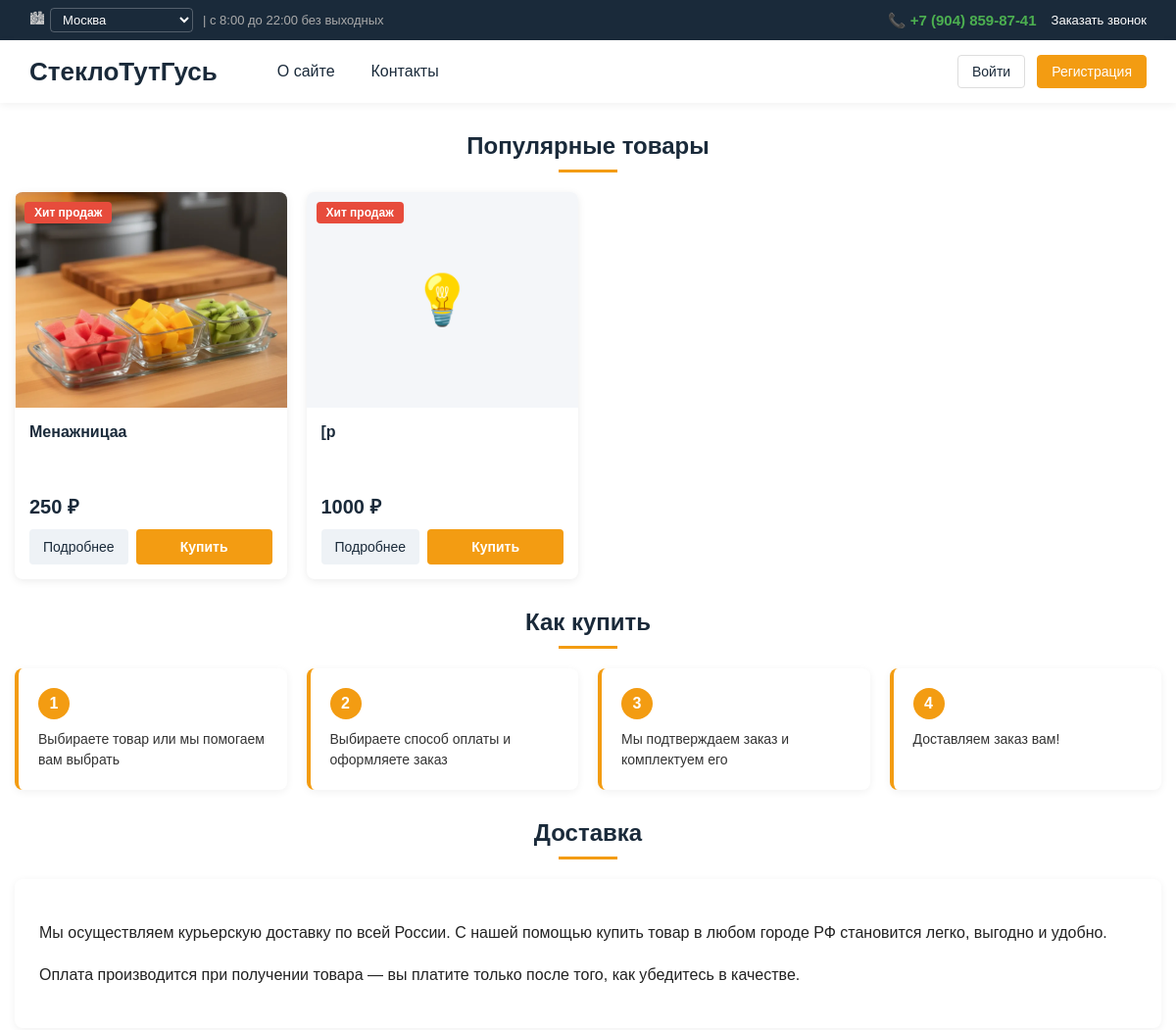
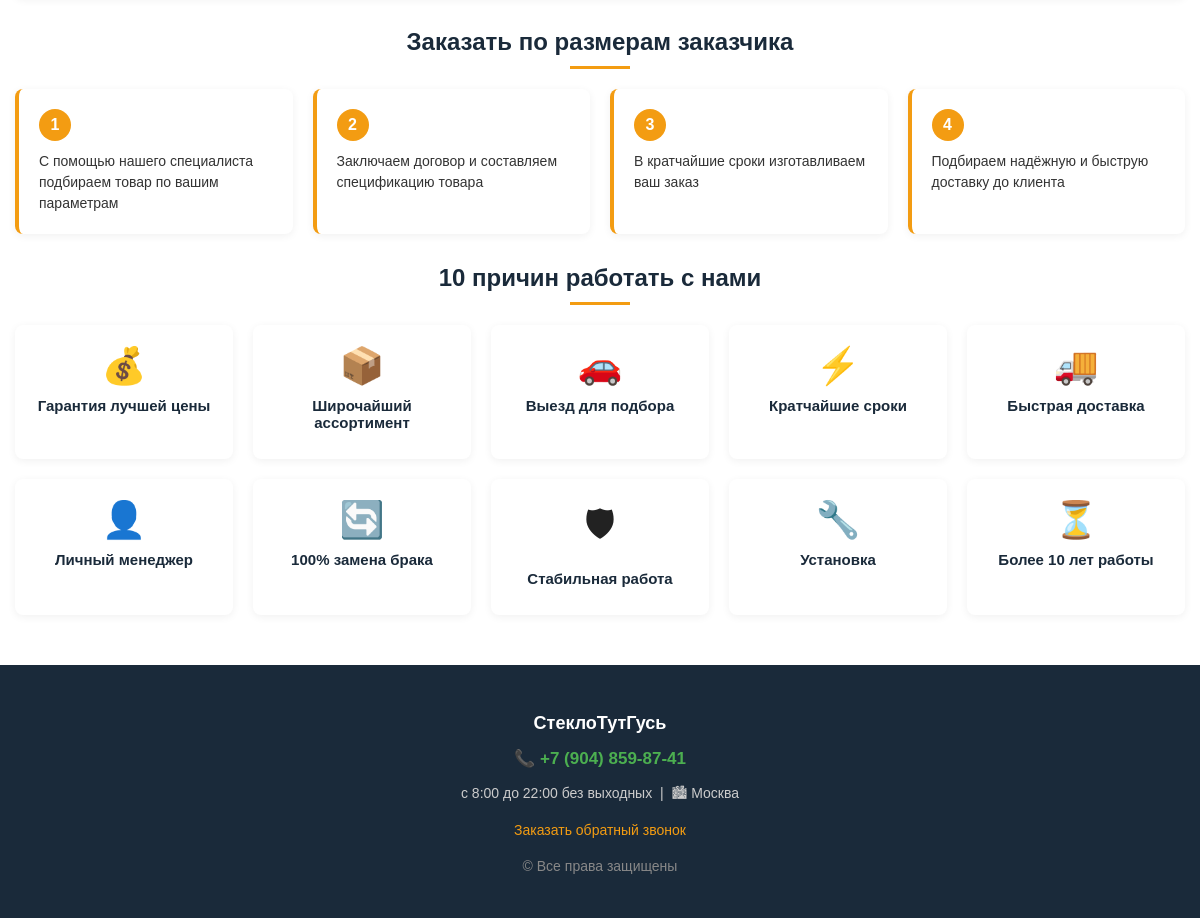
The page / on the database its author committed (2 pictures, top to bottom).
### app.py (models this page shows)
class Setting(db.Model):
    key = db.Column(db.String(50), primary_key=True)
    value = db.Column(db.Text, default='')

class MenuItem(db.Model):
    id = db.Column(db.Integer, primary_key=True)
    title = db.Column(db.String(100), nullable=False)
    url = db.Column(db.String(255), default='/')
    order = db.Column(db.Integer, default=0)

class Item(db.Model):
    id = db.Column(db.Integer, primary_key=True)
    title = db.Column(db.String(200), nullable=False)
    description = db.Column(db.Text, default='')
    content = db.Column(db.Text, default='')
    price = db.Column(db.Float, default=0.0)
    phone = db.Column(db.String(30), default='')
    image = db.Column(db.String(255), default='')
    lamps = db.Column(db.Integer, default=0)
    diameter = db.Column(db.String(50), default='')
    height = db.Column(db.String(50), default='')
    is_hit = db.Column(db.Boolean, default=False)
    is_popular = db.Column(db.Boolean, default=False)
    category_id = db.Column(db.Integer, db.ForeignKey('category.id'), nullable=False)

### app.py (the view)
@app.route('/')
def index():
    categories = Category.query.all()
    popular = Item.query.filter(
        (Item.is_popular == True) | (Item.is_hit == True)
    ).limit(8).all()
    return render_template('index.html', categories=categories, popular=popular)

### app.py (called while the page is built)
def get_setting(key, default=''):
    s = db.session.get(Setting, key)
    return s.value if s else default

def get_current_city():
    city = request.cookies.get('user_city')
    if city:
        return city
    return get_setting('shop_city', 'Москва')

@app.context_processor
def inject_globals():
    cities_str = get_setting('cities_list',
        'Москва,Санкт-Петербург,Новосибирск,Екатеринбург,Казань,'
        'Нижний Новгород,Челябинск,Самара,Омск,Ростов-на-Дону,'
        'Уфа,Красноярск,Воронеж,Пермь,Волгоград')
    cities = [c.strip() for c in cities_str.split(',') if c.strip()]
    return {
        'menu_items': MenuItem.query.order_by(MenuItem.order).all(),
        'site_title': get_setting('site_title', '💡 Гусь-Люстра'),
        'bg_color': get_setting('bg_color', '#f4f6f9'),
        'bg_image': get_setting('bg_image', ''),
        'shop_phone': get_setting('shop_phone', ''),
        'shop_schedule': get_setting('shop_schedule', ''),
        'shop_city': get_setting('shop_city', ''),
        'cities': cities,
        'current_city': get_current_city(),
    }

### templates/index.html (shortened to what this page needs)
{% extends 'base.html' %}
{% block content %}
<h2 class="section-title">Популярные товары</h2>
{% if popular %}
    <div class="products">
        {% for item in popular %}
            <div class="product-card">
                {% if item.is_hit %}
                    <div class="badge-hit">Хит продаж</div>
                {% endif %}
                <div class="image-wrap">
                    {% if item.image %}
                        <img src="{{ url_for('static', filename='uploads/' + item.image) }}" alt="{{ item.title }}">
                    {% else %}
                        <span class="no-img">💡</span>
                    {% endif %}
                </div>
                <div class="info">
                    <h3>{{ item.title }}</h3>
                    {% if item.price %}
                        <div class="price">{{ '%.0f'|format(item.price) }} ₽</div>
                    {% endif %}
                    <div class="actions">
                        <a class="btn-more" href="/item/{{ item.id }}">Подробнее</a>
                        <a class="btn-buy" href="#" onclick="orderItem({{ item.id }}, '{{ item.title|e }}'); return false;">Купить</a>
                    </div>
                </div>
            </div>
        {% endfor %}
    </div>
{% else %}
    <p style="text-align:center; color:#999;">В каталоге пока нет товаров. Добавьте их в админке.</p>
{% endif %}
<h2 class="section-title">Как купить</h2>
<div class="steps">
    <div class="step"><div class="num">1</div><p>Выбираете товар или мы помогаем вам выбрать</p></div>
    <div class="step"><div class="num">2</div><p>Выбираете способ оплаты и оформляете заказ</p></div>
    <div class="step"><div class="num">3</div><p>Мы подтверждаем заказ и комплектуем его</p></div>
    <div class="step"><div class="num">4</div><p>Доставляем заказ вам!</p></div>
</div>
<h2 class="section-title">Доставка</h2>
<div style="background:#fff; padding:25px; border-radius:8px; box-shadow:0 2px 8px rgba(0,0,0,0.06); line-height:1.7;">
    <p>Мы осуществляем курьерскую доставку по всей России. С нашей помощью купить товар в любом городе РФ становится легко, выгодно и удобно.</p>
    <p>Оплата производится при получении товара — вы платите только после того, как убедитесь в качестве.</p>
</div>
<h2 class="section-title">Заказать по размерам заказчика</h2>
<div class="steps">
    <div class="step"><div class="num">1</div><p>С помощью нашего специалиста подбираем товар по вашим параметрам</p></div>
    <div class="step"><div class="num">2</div><p>Заключаем договор и составляем спецификацию товара</p></div>
    <div class="step"><div class="num">3</div><p>В кратчайшие сроки изготавливаем ваш заказ</p></div>
    <div class="step"><div class="num">4</div><p>Подбираем надёжную и быструю доставку до клиента</p></div>
</div>
<h2 class="section-title">10 причин работать с нами</h2>
<div class="features">
    <div class="feature"><div class="icon">💰</div><h4>Гарантия лучшей цены</h4></div>
    <div class="feature"><div class="icon">📦</div><h4>Широчайший ассортимент</h4></div>
    <div class="feature"><div class="icon">🚗</div><h4>Выезд для подбора</h4></div>
    <div class="feature"><div class="icon">⚡</div><h4>Кратчайшие сроки</h4></div>
    <div class="feature"><div class="icon">🚚</div><h4>Быстрая доставка</h4></div>
    <div class="feature"><div class="icon">👤</div><h4>Личный менеджер</h4></div>
    <div class="feature"><div class="icon">🔄</div><h4>100% замена брака</h4></div>
    <div class="feature"><div class="icon">🛡</div><h4>Стабильная работа</h4></div>
    <div class="feature"><div class="icon">🔧</div><h4>Установка</h4></div>
    <div class="feature"><div class="icon">⏳</div><h4>Более 10 лет работы</h4></div>
</div>
{% endblock %}

### templates/base.html (shortened to what this page needs)
<!DOCTYPE html>
<html lang="ru">
<head>
</head>
<body>
<div class="topbar">
    <div class="topbar-left">
        <form method="post" action="{{ url_for('set_city') }}" class="city-form">
            <span class="city-icon">🏙</span>
            <select name="city" class="city-select" onchange="this.form.submit()">
                {% for c in cities %}
                    <option value="{{ c }}" {% if c == current_city %}selected{% endif %}>{{ c }}</option>
                {% endfor %}
            </select>
        </form>
        <span class="schedule">| {{ shop_schedule }}</span>
    </div>
    <div class="topbar-right">
        <a href="tel:{{ shop_phone|replace(' ', '')|replace('(', '')|replace(')', '')|replace('-', '') }}" class="phone">
            📞 {{ shop_phone }}
        </a>
        <a href="#" onclick="openCallModal(event); return false;" class="callback-link">
            Заказать звонок
        </a>
    </div>
</div>
<header>
    <div class="logo">
        <a href="/">{{ site_title }}</a>
    </div>
    <nav class="main-menu">
        {% for m in menu_items %}
            <a href="{{ m.url }}">{{ m.title }}</a>
        {% endfor %}
    </nav>
    <div class="user-area">
        {% if current_user.is_authenticated %}
            <span>👤 {{ current_user.username }}</span>
            {% if current_user.is_admin %}
                <a href="{{ url_for('admin_panel') }}">Админка</a>
            {% endif %}
            <a href="{{ url_for('logout') }}">Выйти</a>
        {% else %}
            <a href="{{ url_for('login') }}">Войти</a>
            <a class="primary" href="{{ url_for('register') }}">Регистрация</a>
        {% endif %}
    </div>
</header>
<div class="container">
    {% block content %}{% endblock %}
</div>
<footer>
    <p style="font-size: 18px; color: #fff; margin-bottom: 12px;"><b>{{ site_title }}</b></p>
    <p>
        <a href="tel:{{ shop_phone|replace(' ', '')|replace('(', '')|replace(')', '')|replace('-', '') }}"
           style="color: #4CAF50; font-size: 17px; font-weight: bold; text-decoration: none;">
            📞 {{ shop_phone }}
        </a>
    </p>
    <p style="margin: 8px 0;">{{ shop_schedule }} &nbsp;|&nbsp; 🏙 {{ current_city }}</p>
    <p style="margin-top: 15px;">
        <a href="#" onclick="openCallModal(event); return false;"
           style="color: #f39c12; text-decoration: none;">
            Заказать обратный звонок
        </a>
    </p>
    <p style="margin-top: 20px; color: #888;">© Все права защищены</p>
</footer>
</body>
</html>

### rows shown on the page
Setting: city "Москва", value "Москва"
Setting: value "с 8:00 до 22:00 без выходных"
Setting: value "+7 (904) 859-87-41"
Setting: value "СтеклоТутГусь"
MenuItem: title "О сайте"
MenuItem: title "Контакты"
Item: is_hit "Хит продаж", image (picture), title "Менажницаа", price "250"
Item: is_hit "Хит продаж", title "[p", price "1000"
